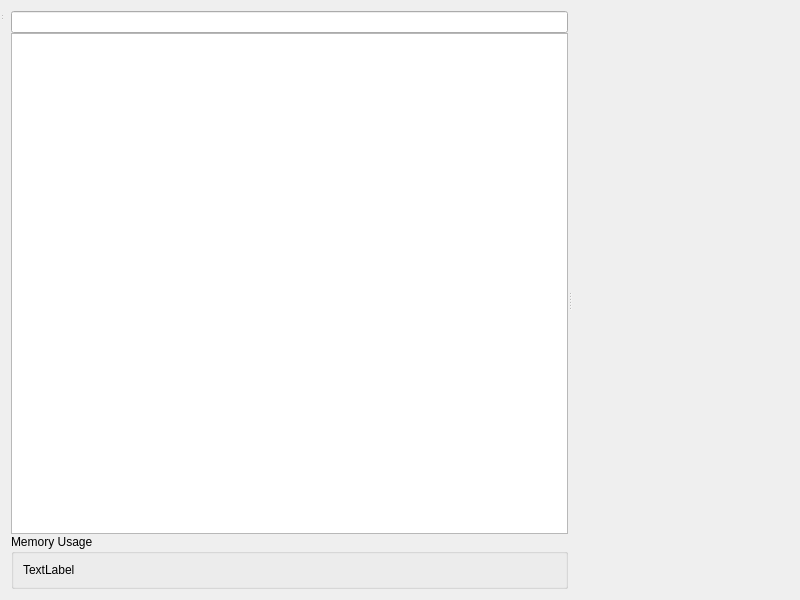
<?xml version="1.0" encoding="UTF-8"?>
<ui version="4.0">
 <class>UserPlugin::Internal::UserManager</class>
 <widget class="QWidget" name="UserPlugin::Internal::UserManager">
  <property name="geometry">
   <rect>
    <x>0</x>
    <y>0</y>
    <width>800</width>
    <height>600</height>
   </rect>
  </property>
  <property name="windowTitle">
   <string>MainWindow</string>
  </property>
  <layout class="QGridLayout" name="mainLayout">
   <item row="1" column="0">
    <layout class="QGridLayout" name="gridLayout_2">
     <item row="0" column="0">
      <widget class="QSplitter" name="splitter">
       <property name="sizePolicy">
        <sizepolicy hsizetype="Expanding" vsizetype="Expanding">
         <horstretch>0</horstretch>
         <verstretch>0</verstretch>
        </sizepolicy>
       </property>
       <property name="orientation">
        <enum>Qt::Horizontal</enum>
       </property>
       <widget class="QWidget" name="layoutWidget">
        <layout class="QVBoxLayout" name="userSearchLayout">
         <property name="spacing">
          <number>0</number>
         </property>
         <item>
          <widget class="Utils::QButtonLineEdit" name="searchLineEdit"/>
         </item>
         <item>
          <widget class="QTableView" name="userTableView">
           <property name="editTriggers">
            <set>QAbstractItemView::NoEditTriggers</set>
           </property>
           <property name="alternatingRowColors">
            <bool>true</bool>
           </property>
           <property name="selectionMode">
            <enum>QAbstractItemView::SingleSelection</enum>
           </property>
           <property name="selectionBehavior">
            <enum>QAbstractItemView::SelectRows</enum>
           </property>
           <attribute name="horizontalHeaderVisible">
            <bool>false</bool>
           </attribute>
          </widget>
         </item>
         <item>
          <widget class="QGroupBox" name="groupBox">
           <property name="title">
            <string>Memory Usage</string>
           </property>
           <layout class="QGridLayout" name="gridLayout">
            <item row="0" column="0">
             <widget class="QLabel" name="memoryUsageLabel">
              <property name="text">
               <string>TextLabel</string>
              </property>
             </widget>
            </item>
           </layout>
          </widget>
         </item>
        </layout>
       </widget>
       <widget class="UserPlugin::UserViewer" name="userViewer" native="true"/>
      </widget>
     </item>
    </layout>
   </item>
   <item row="0" column="0">
    <layout class="QHBoxLayout" name="toolbarLayout"/>
   </item>
  </layout>
  <widget class="QStatusBar" name="statusbar">
   <property name="geometry">
    <rect>
     <x>0</x>
     <y>0</y>
     <width>3</width>
     <height>21</height>
    </rect>
   </property>
  </widget>
  <widget class="QToolBar" name="toolBar">
   <property name="geometry">
    <rect>
     <x>0</x>
     <y>0</y>
     <width>2</width>
     <height>13</height>
    </rect>
   </property>
   <property name="windowTitle">
    <string>User Manager Tool Bar</string>
   </property>
   <property name="movable">
    <bool>false</bool>
   </property>
   <property name="allowedAreas">
    <set>Qt::LeftToolBarArea</set>
   </property>
   <property name="toolButtonStyle">
    <enum>Qt::ToolButtonTextUnderIcon</enum>
   </property>
  </widget>
  <action name="createNewUserAct">
   <property name="text">
    <string>Create new user</string>
   </property>
  </action>
  <action name="modifyUserAct">
   <property name="text">
    <string>Modify User</string>
   </property>
  </action>
  <action name="saveAct">
   <property name="text">
    <string>Save changes</string>
   </property>
  </action>
  <action name="clearModificationsAct">
   <property name="text">
    <string>Clear modifications</string>
   </property>
  </action>
  <action name="deleteUserAct">
   <property name="text">
    <string>Delete User</string>
   </property>
   <property name="toolTip">
    <string>Delete User</string>
   </property>
  </action>
  <action name="quitUserManagerAct">
   <property name="text">
    <string>Quit User Manager</string>
   </property>
   <property name="toolTip">
    <string>Quit User Manager</string>
   </property>
  </action>
 </widget>
 <customwidgets>
  <customwidget>
   <class>Utils::QButtonLineEdit</class>
   <extends>QLineEdit</extends>
   <header location="global">utils/widgets/qbuttonlineedit.h</header>
  </customwidget>
  <customwidget>
   <class>UserPlugin::UserViewer</class>
   <extends>QWidget</extends>
   <header location="global">usermanagerplugin/widgets/userviewer.h</header>
   <container>1</container>
  </customwidget>
 </customwidgets>
 <resources/>
 <connections/>
</ui>
